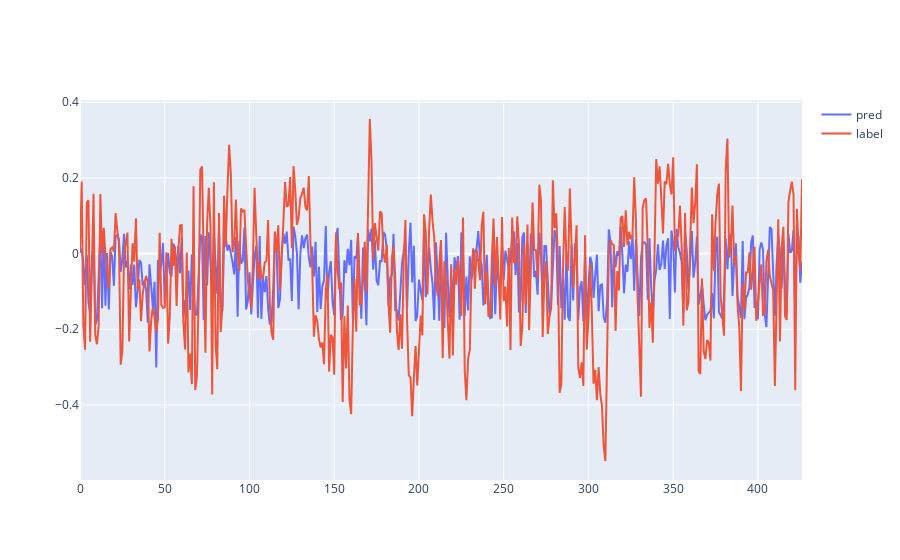

The notebook cell saved with this chart:
### Code cell
fig = go.Figure()
fig.add_trace(go.Scatter(y=oof_preds,
                    mode='lines',
                    name='pred'))
fig.add_trace(go.Scatter(y=y_arousal,
                    mode='lines',
                    name='label'))
fig.show()

### Figure 1 — Plotly figure (JSON) as saved in the notebook; plotly's stock layout.template omitted (floating-point values rounded to 4 significant figures; data arrays with more than 128 entries replaced by an {"elided": "..."} marker saying what was removed)
{"data": [{"mode": "lines", "name": "pred", "type": "scatter", "y": {"elided": "427 float values"}}, {"mode": "lines", "name": "label", "type": "scatter", "y": {"elided": "427 float values"}}], "layout": {"autosize": true, "xaxis": {"autorange": true, "range": [0, 426]}, "yaxis": {"autorange": true, "range": [-0.5983, 0.4059], "type": "linear"}}}
